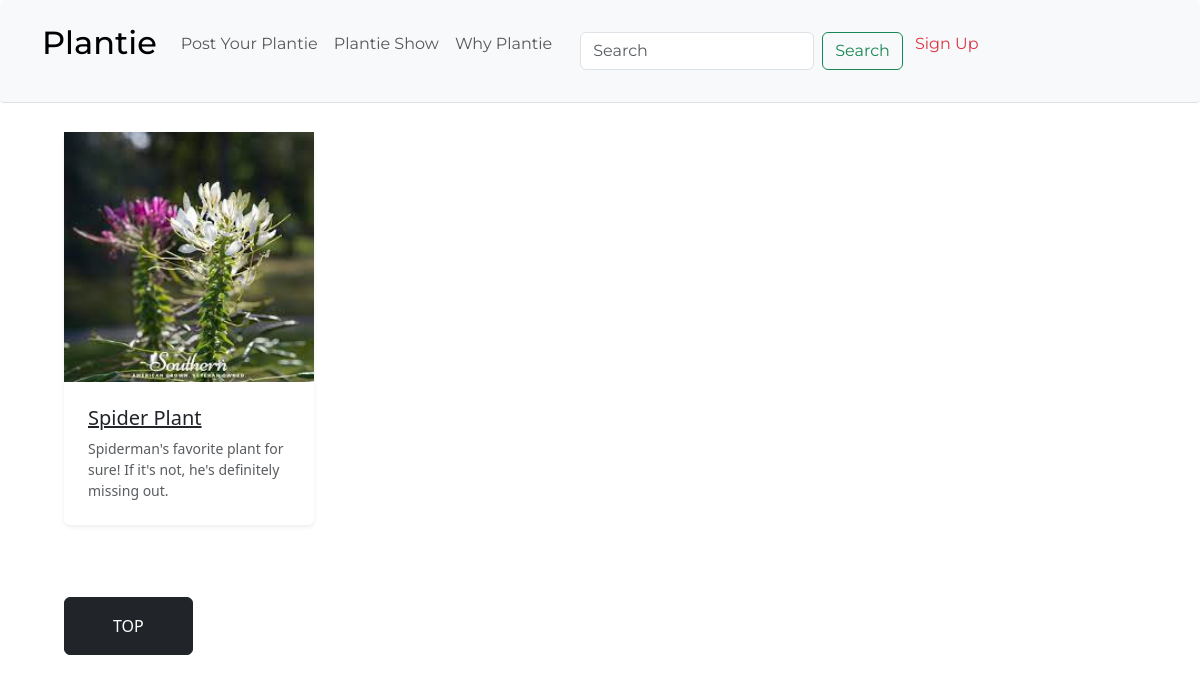
The page /plantie_images on the database as committed earlier.
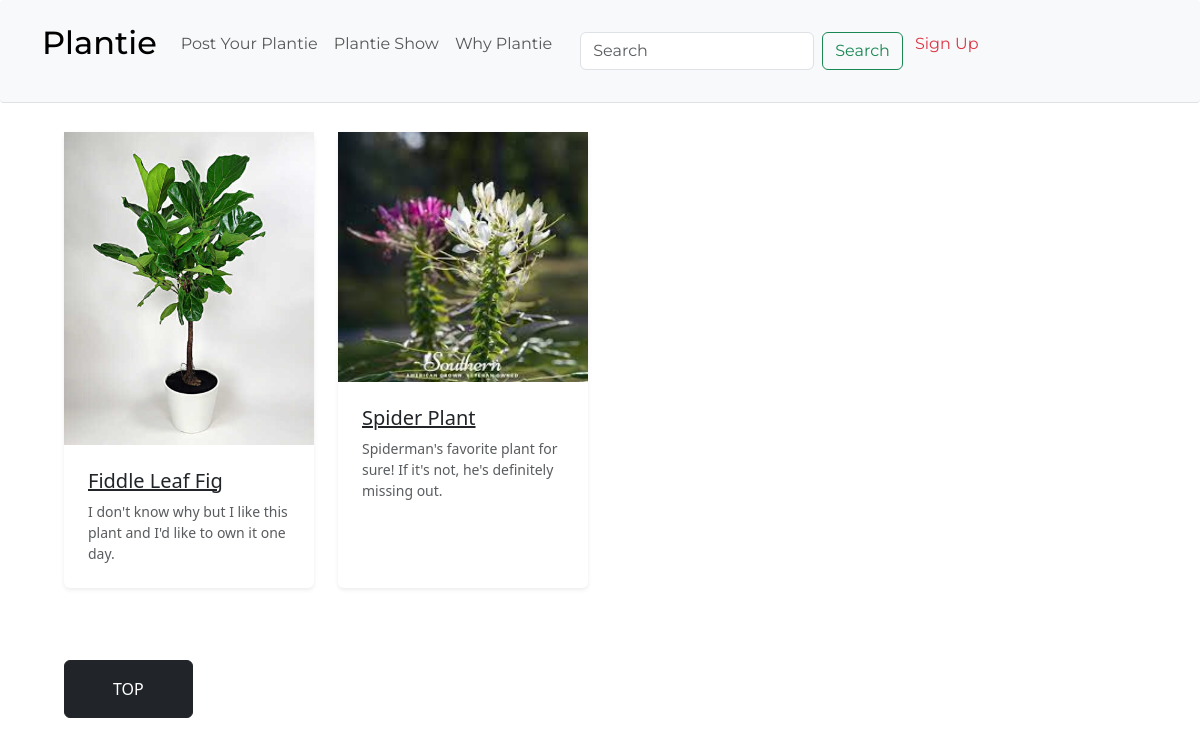
The same page on the database as committed later.
### website/models.py (models this page shows, shortened)
class PostImage(models.Model):
    name = models.CharField('Plant name', max_length=50)
    bio = models.TextField(max_length= 254, blank=True)
    image = models.ImageField(null=True, blank=True, upload_to='images/')
    date_created = models.DateTimeField(auto_now_add=True, null=True)

### website/views.py (the view)
# urls.py: path('plantie_images', views.plant_show, name='plant_show'),
def plant_show(request):
    if request.method == 'GET':
        Gallery = PostImage.objects.all().order_by('-id')
        return render(request, 'plant_show.html', {'plantie_images': Gallery})

### website/templates/plant_show.html (shortened to what this page needs)
{% extends 'base.html' %}
{% block content %}
  <h1 class="container-fluid">Past plant posts on our website</h1>
  <br/>
  <div class="container-fluid">
    <div class="px-lg-5">
      <div class="row">
        {% for image in plantie_images %}
          <div class="col-xl-3 col-lg-4 col-md-6 mb-4" style="max-width: auto; max-height: 100%;">
            <div class="bg-white rounded shadow-sm" style="height: 100%;">
              <img src="{{ image.image.url }}" alt="{{ image.name }}" class="img-fluid card-img-top" style="max-width: 100%; max-height: 100%;">
              <div class="p-4">
                <h5>
                  <a class="text-dark">{{ image.name }}</a>
                </h5>
                <p class="small text-muted mb-0">{{ image.bio }}</p>
              </div>
            </div>
          </div>
        {% endfor %}
      </div>
      <div class="py-5 text-right">
        <a href="#" class="btn btn-dark px-5 py-3 text-uppercase">Top</a>
      </div>
    </div>
  </div>
{% endblock %}

Rows that differ between the two databases and show on the page:
added PostImage: image (picture), name "Fiddle Leaf Fig", bio "I don't know why but I like this plant and I'd like to own it one day."
